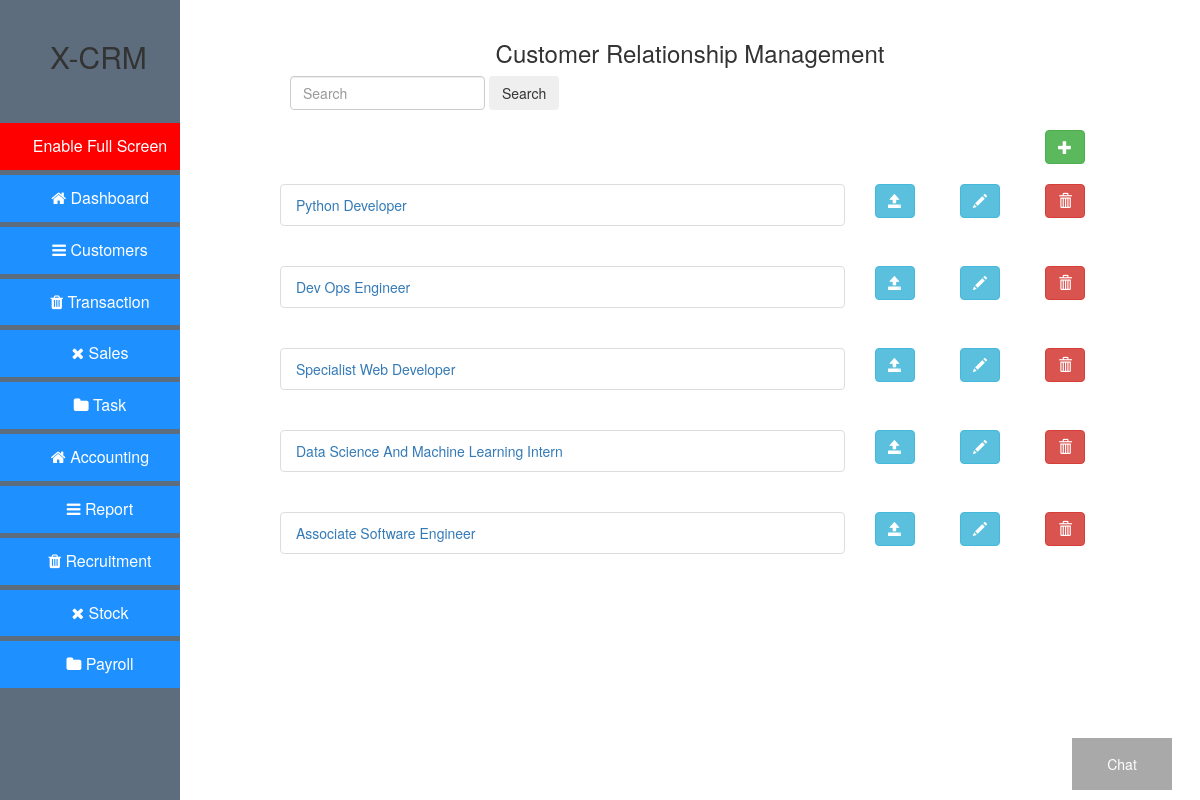
The app's page /, older data.
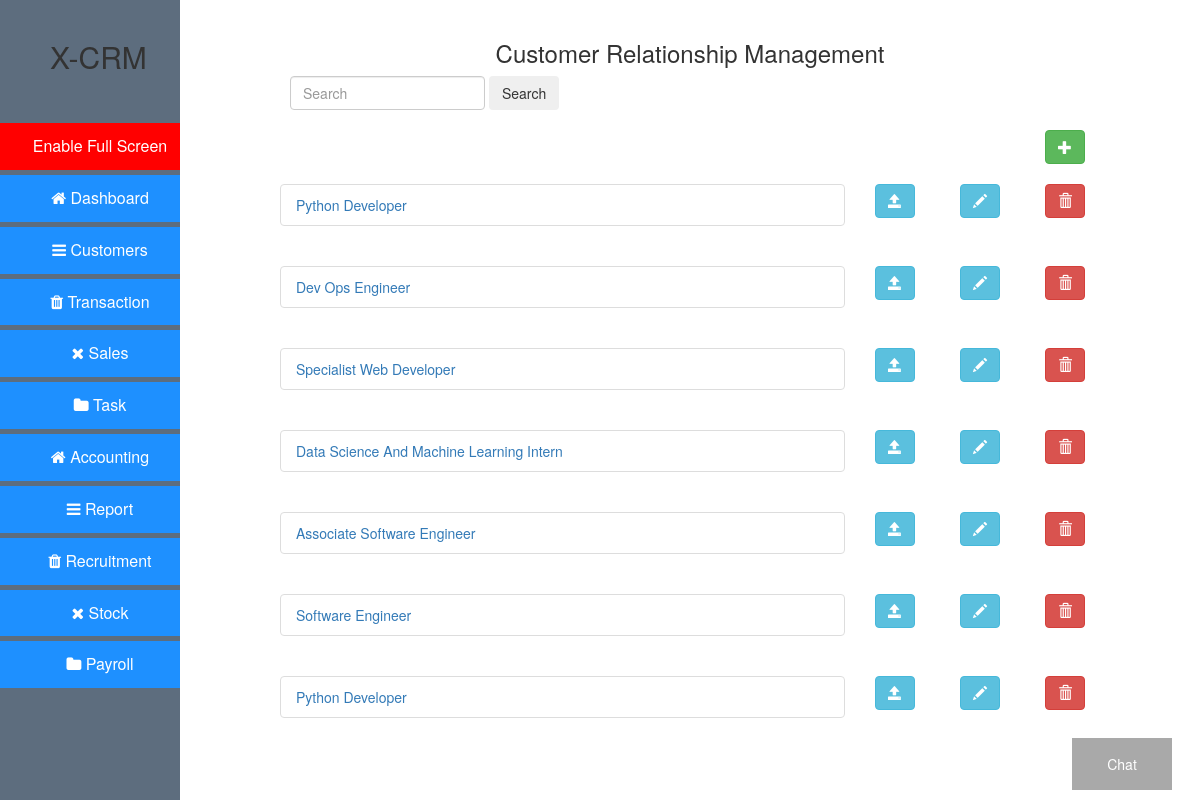
The same page, newer data.
### crud/models.py (models this page shows, shortened)
class Post(models.Model):
    title = models.CharField(max_length=120, help_text='title of message.')
    message = models.TextField(help_text="what's on your mind...")

### crud/views.py (the view)
# urls.py: path('', views.IndexView.as_view(), name = 'index'),
class IndexView(ListView):
    template_name = 'crud/index.html'
    context_object_name = 'post_list'
    def get_queryset(self):
        return Post.objects.all()

### crud/templates/crud/index.html (shortened to what this page needs)
{% extends 'crud/base.html' %}
{% block content %}
<div id="element">
<div class="split left">
  <div class="centered">
    <h2 style="margin-left:50px;">X-CRM</h2>
	      <button id="go-button" style="width:200px;background:red;" class="btnx">Enable Full Screen</button>
        <button style="margin-top:5px;width:200px;" class="btnx"><i class="fa fa-home"></i> Dashboard</button><br>
        <button style="margin-top:5px;width:200px;" class="btnx"><i class="fa fa-bars"></i> Customers</button><br>
        <button style="margin-top:5px;width:200px;" class="btnx"><i class="fa fa-trash"></i> Transaction</button><br>
        <button style="margin-top:5px;width:200px;" class="btnx"><i class="fa fa-close"></i> Sales</button><br>
        <button style="margin-top:5px;width:200px;" class="btnx"><i class="fa fa-folder"></i> Task</button>
        <button style="margin-top:5px;width:200px;" class="btnx"><i class="fa fa-home"></i> Accounting</button><br>
        <button style="margin-top:5px;width:200px;" class="btnx"><i class="fa fa-bars"></i> Report</button><br>
        <button style="margin-top:5px;width:200px;" class="btnx"><i class="fa fa-trash"></i> Recruitment</button><br>
        <button style="margin-top:5px;width:200px;" class="btnx"><i class="fa fa-close"></i> Stock</button><br>
        <button style="margin-top:5px;width:200px;" class="btnx"><i class="fa fa-folder"></i> Payroll</button>
  </div>
</div>
<div class="split right">
  <div class="centered">
<button class="open-button" onclick="openForm()">Chat</button>
<div class="container-fluid">
 <div class="row">
  <div class="col-md-1 col-xs-1 col-sm-1"></div>
   <div  class="col-md-10 col-xs-10 col-sm-10">
    <h3 class="round3" style="text-align:center;">Customer Relationship Management</h3>
  </div>
  <div class="col-md-1 col-xs-1 col-sm-1"></div>
  <form class="form-inline my-2 my-lg-0" style="margin-left:110px;">
      <input class="form-control mr-sm-2" type="search" placeholder="Search" aria-label="Search">
      <button class="btn btn-outline-success my-2 my-sm-0" type="submit">Search</button>
  </form>
 </div>
 <div class="row">
  <div class="col-md-10 col-xs-10 col-sm-10"></div>
  <div class="col-md-2 col-xs-1 col-sm-1">
   <br/>
            <a href="{% url 'post' %}">
              <button type="button" class="btn btn-success">
                <span class="glyphicon glyphicon-plus"></span>
              </button>
            </a>
  </div>
 </div>
 <br/>
 {% for post in post_list %}
  <div class="row">
   <div class="col-md-1 col-xs-1 col-sm-1"></div>
   <div class="col-md-7 col-xs-7 col-sm-7">
    <ul class="list-group">
       <li class="list-group-item ">
     <a href="{% url 'detail' post.pk %}">{{ post.title }}</a>
    </li>
     </ul>
    <br>
   </div>
   <div class="col-md-1 col-xs-1 col-sm-1">
    <a href="{% url 'detail' post.pk %}">
     <button type="button" class="btn btn-info">
      <span class="glyphicon glyphicon-open"></span>
     </button>
    </a>
   </div>
   <div class="col-md-1">
    <a href="{% url 'edit' post.pk %}">
     <button type="button" class="btn btn-info">
      <span class="glyphicon glyphicon-pencil"></span>
     </button>
    </a>
   </div>
   <div class="col-md-1">
    <a href="{% url 'delete' post.pk %}">
     <button type="button" class="btn btn-danger">
      <span class="glyphicon glyphicon-trash"></span>
     </button>
    </a>
   </div>
   <div class="col-md-1 col-xs-1 col-sm-1"></div>
  </div>
 {% endfor %}
      </div>
    </div>
  </div>
</div>
{% endblock %}

Row changes from the older to the newer data that the page shows:
added Post: title "Software Engineer"
added Post: title "Python Developer"
